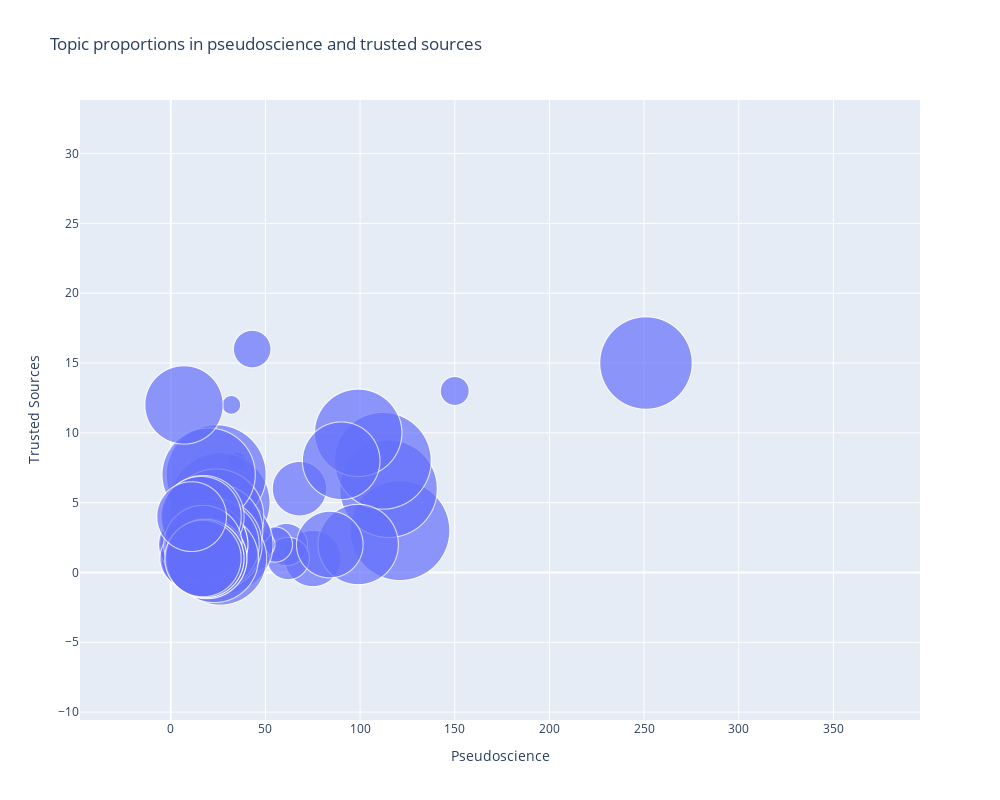
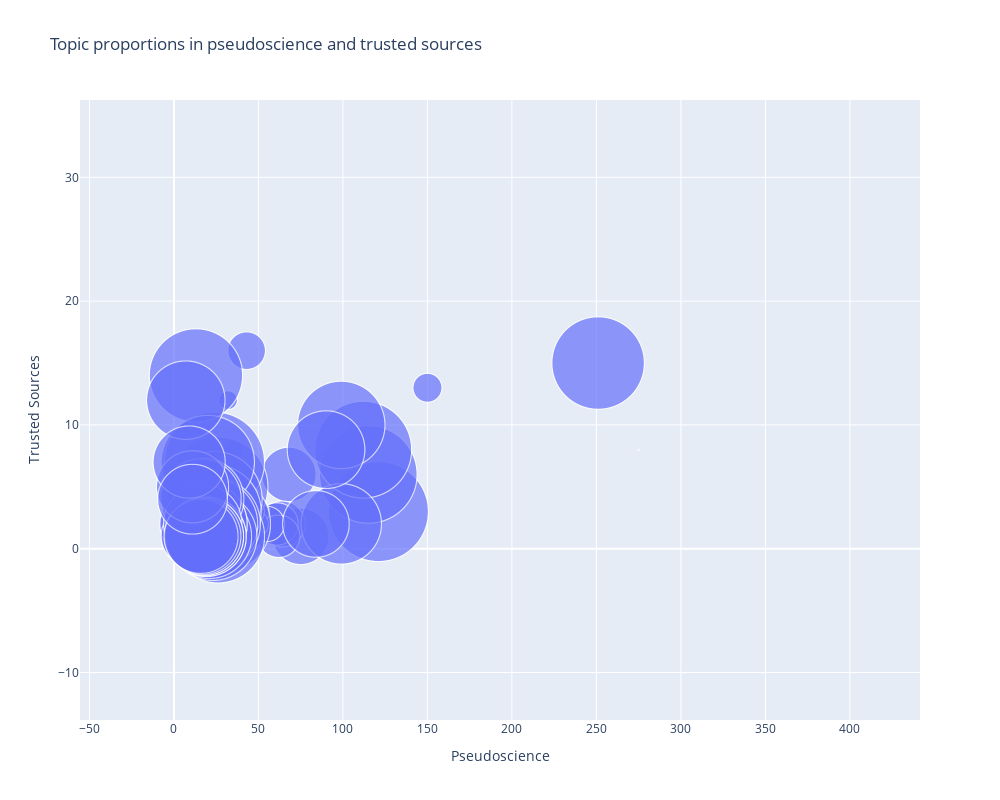
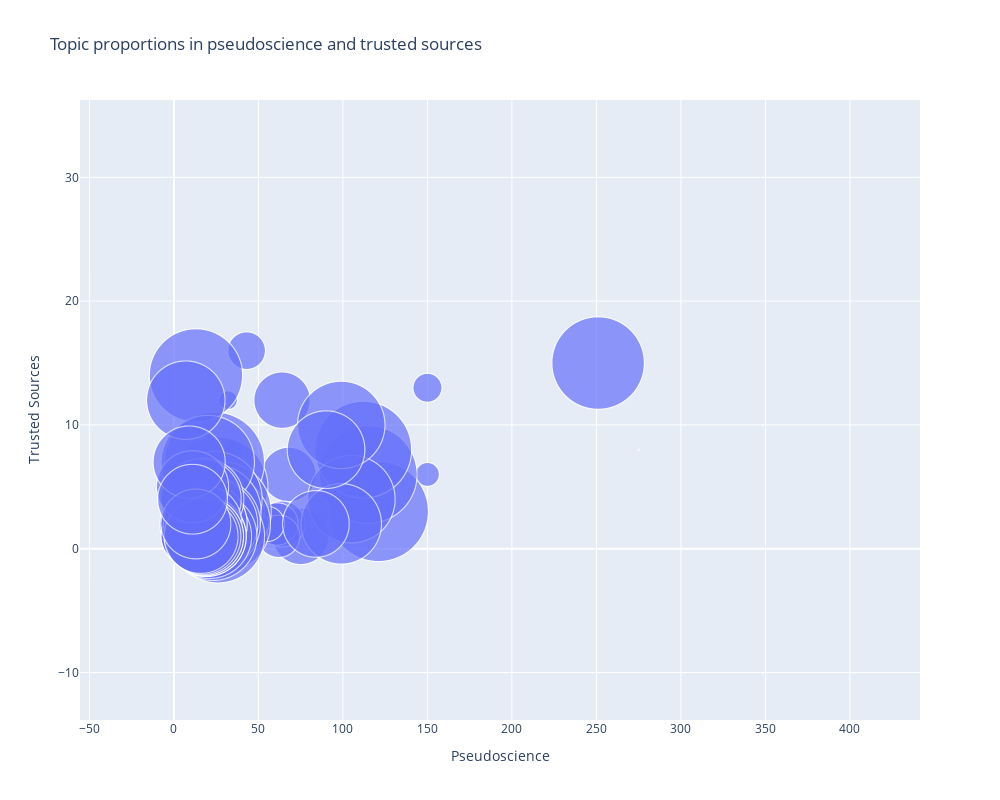
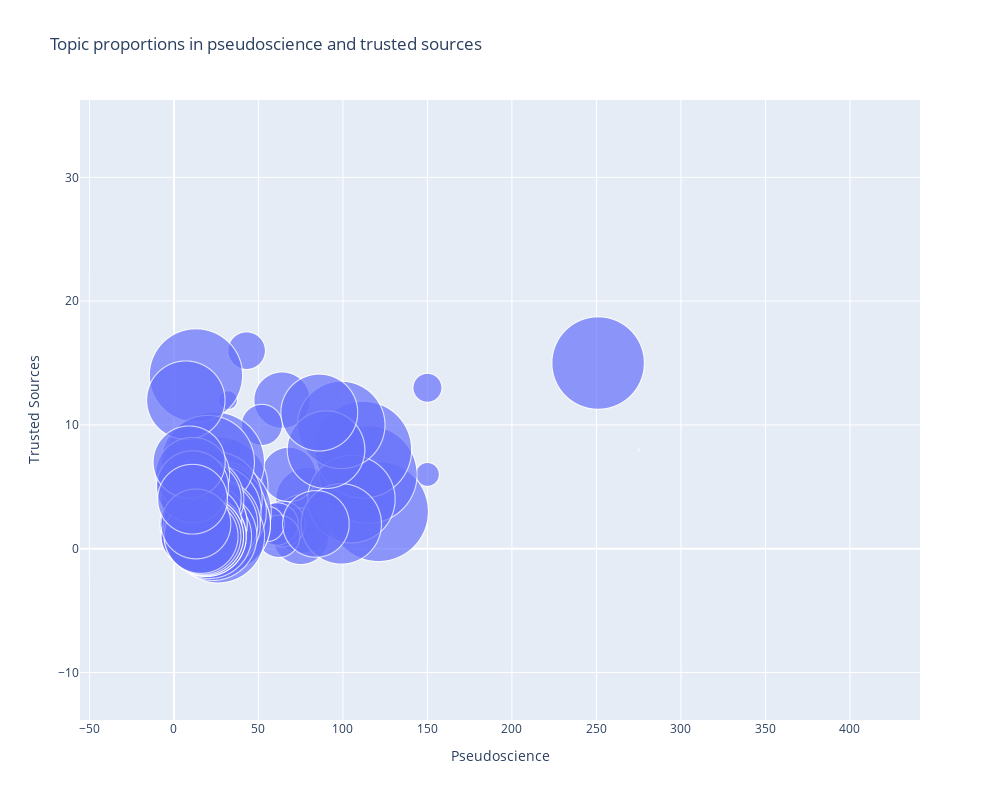

Source (notebook cell) for these figures, in order:
### Code cell
import plotly.express as px

for df_vaccine_topic_proportions in df_vaccine_topic_proportions_dfs:

    # Create the scatter plot
    fig = px.scatter(df_vaccine_topic_proportions, 
                    x='Pseudoscience', 
                    y='Trusted Sources', 
                    size='Count (overall)', 
                    hover_data={'Topic': True, 'Pseudoscience': True, 'Trusted Sources': True, 'Count (overall)': True}, 
                    title='Topic proportions in pseudoscience and trusted sources',
                    size_max=500
                    )

    # Set figure size
    fig.update_layout(
        autosize=False,
        width=1000,
        height=800,
    )

    # Customize hover text by splitting the 'Topic' and only showing the part after the first underscore
    fig.update_traces(
        hovertemplate='<b>%{hovertext}</b><br>Pseudoscience: %{x}<br>Trusted Sources: %{y}',
        hovertext=[ '-'.join(topic.split('_')[1:]) for topic in df_vaccine_topic_proportions['Topic']]
    )

    # Add axis labels
    fig.update_xaxes(title_text='Pseudoscience')
    fig.update_yaxes(title_text='Trusted Sources')

    fig.show()

### Figure 1 — Plotly figure (JSON) as saved in the notebook; plotly's stock layout.template omitted (floating-point values rounded to 4 significant figures; data arrays with more than 128 entries replaced by an {"elided": "..."} marker saying what was removed)
{"data": [{"customdata": {"elided": "1323x2 mixed values"}, "hovertemplate": "<b>%{hovertext}</b><br>Pseudoscience: %{x}<br>Trusted Sources: %{y}", "hovertext": {"elided": "1323 str values"}, "legendgroup": "", "marker": {"color": "#636efa", "size": {"elided": "1323 int values"}, "sizemode": "area", "sizeref": 0.003088, "symbol": "circle"}, "mode": "markers", "name": "", "showlegend": false, "type": "scattergl", "x": {"elided": "1323 int values"}, "xaxis": "x", "y": {"elided": "1323 int values"}, "yaxis": "y"}], "layout": {"autosize": false, "height": 800, "legend": {"itemsizing": "constant", "tracegroupgap": 0}, "title": {"text": "Topic proportions in pseudoscience and trusted sources"}, "width": 1000, "xaxis": {"anchor": "y", "domain": [0, 1], "title": {"text": "Pseudoscience"}}, "yaxis": {"anchor": "x", "domain": [0, 1], "title": {"text": "Trusted Sources"}}}}

### Figure 2 — Plotly figure (JSON) as saved in the notebook; plotly's stock layout.template omitted (floating-point values rounded to 4 significant figures; data arrays with more than 128 entries replaced by an {"elided": "..."} marker saying what was removed)
{"data": [{"customdata": {"elided": "1323x2 mixed values"}, "hovertemplate": "<b>%{hovertext}</b><br>Pseudoscience: %{x}<br>Trusted Sources: %{y}", "hovertext": {"elided": "1323 str values"}, "legendgroup": "", "marker": {"color": "#636efa", "size": {"elided": "1323 int values"}, "sizemode": "area", "sizeref": 0.003088, "symbol": "circle"}, "mode": "markers", "name": "", "showlegend": false, "type": "scattergl", "x": {"elided": "1323 int values"}, "xaxis": "x", "y": {"elided": "1323 int values"}, "yaxis": "y"}], "layout": {"autosize": false, "height": 800, "legend": {"itemsizing": "constant", "tracegroupgap": 0}, "title": {"text": "Topic proportions in pseudoscience and trusted sources"}, "width": 1000, "xaxis": {"anchor": "y", "domain": [0, 1], "title": {"text": "Pseudoscience"}}, "yaxis": {"anchor": "x", "domain": [0, 1], "title": {"text": "Trusted Sources"}}}}

### Figure 3 — Plotly figure (JSON) as saved in the notebook; plotly's stock layout.template omitted (floating-point values rounded to 4 significant figures; data arrays with more than 128 entries replaced by an {"elided": "..."} marker saying what was removed)
{"data": [{"customdata": {"elided": "1323x2 mixed values"}, "hovertemplate": "<b>%{hovertext}</b><br>Pseudoscience: %{x}<br>Trusted Sources: %{y}", "hovertext": {"elided": "1323 str values"}, "legendgroup": "", "marker": {"color": "#636efa", "size": {"elided": "1323 int values"}, "sizemode": "area", "sizeref": 0.003088, "symbol": "circle"}, "mode": "markers", "name": "", "showlegend": false, "type": "scattergl", "x": {"elided": "1323 int values"}, "xaxis": "x", "y": {"elided": "1323 int values"}, "yaxis": "y"}], "layout": {"autosize": false, "height": 800, "legend": {"itemsizing": "constant", "tracegroupgap": 0}, "title": {"text": "Topic proportions in pseudoscience and trusted sources"}, "width": 1000, "xaxis": {"anchor": "y", "domain": [0, 1], "title": {"text": "Pseudoscience"}}, "yaxis": {"anchor": "x", "domain": [0, 1], "title": {"text": "Trusted Sources"}}}}

### Figure 4 — Plotly figure (JSON) as saved in the notebook; plotly's stock layout.template omitted (floating-point values rounded to 4 significant figures; data arrays with more than 128 entries replaced by an {"elided": "..."} marker saying what was removed)
{"data": [{"customdata": {"elided": "1323x2 mixed values"}, "hovertemplate": "<b>%{hovertext}</b><br>Pseudoscience: %{x}<br>Trusted Sources: %{y}", "hovertext": {"elided": "1323 str values"}, "legendgroup": "", "marker": {"color": "#636efa", "size": {"elided": "1323 int values"}, "sizemode": "area", "sizeref": 0.003088, "symbol": "circle"}, "mode": "markers", "name": "", "showlegend": false, "type": "scattergl", "x": {"elided": "1323 int values"}, "xaxis": "x", "y": {"elided": "1323 int values"}, "yaxis": "y"}], "layout": {"autosize": false, "height": 800, "legend": {"itemsizing": "constant", "tracegroupgap": 0}, "title": {"text": "Topic proportions in pseudoscience and trusted sources"}, "width": 1000, "xaxis": {"anchor": "y", "domain": [0, 1], "title": {"text": "Pseudoscience"}}, "yaxis": {"anchor": "x", "domain": [0, 1], "title": {"text": "Trusted Sources"}}}}
